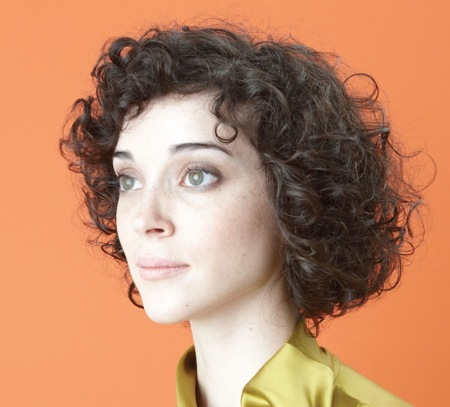
#> input picture images/face3.png, 450 x 407 px, found by its file name
$ python dct.py
#> lines starting #> are read from the running program, lines starting #| are printed output that depends on the picture
import cv2
import numpy as np
import matplotlib.pyplot as plt

# Step 1: Load the image
image_path = "images/face3.png"  # Replace with your image path
image = cv2.imread(image_path, cv2.IMREAD_GRAYSCALE)  # Load as grayscale
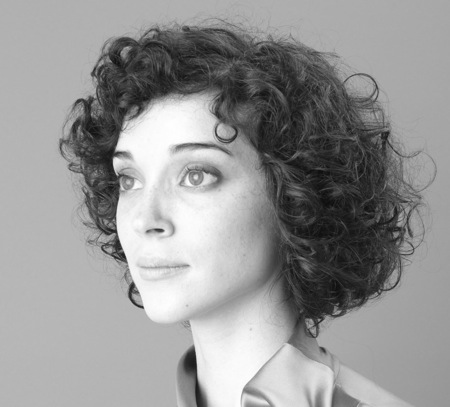
#> image: shape (407, 450); min 12, max 255, mean 148.8

# Step 2: Resize the image to the smallest version
resized_image = cv2.resize(image, (32, 32), interpolation=cv2.INTER_LINEAR)  # Resize to 32x32
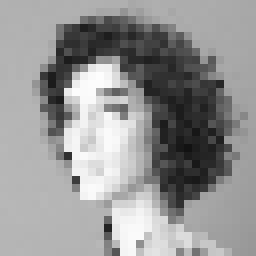
#> resized_image: shape (32, 32) (shown 8 times larger); min 18, max 253, mean 148.6

# Step 3: Normalize pixel values for DCT
normalized_image = np.float32(resized_image) / 255.0  # Scale pixel values to range [0, 1]

# Step 4: Apply DCT (Discrete Cosine Transform)
dct_image = cv2.dct(normalized_image)
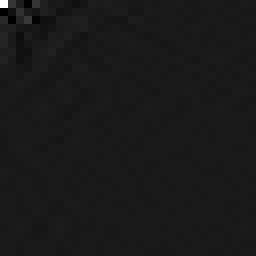
#> dct_image: shape (32, 32) float32 (shown 8 times larger); min -2.06, max 18.65, mean 0.0214; drawn with min black and max white

# Step 5: Visualize the original and DCT-transformed image
plt.figure(figsize=(10, 5))

# Original resized image
plt.subplot(1, 2, 1)
plt.title("Resized Image (Grayscale)")
plt.imshow(resized_image, cmap="gray")
plt.axis("off")

# DCT-transformed image
plt.subplot(1, 2, 2)
plt.title("DCT Coefficients")
plt.imshow(np.log(abs(dct_image) + 1), cmap="gray")  # Log scale for better visualization
plt.axis("off")

plt.tight_layout()
plt.show()
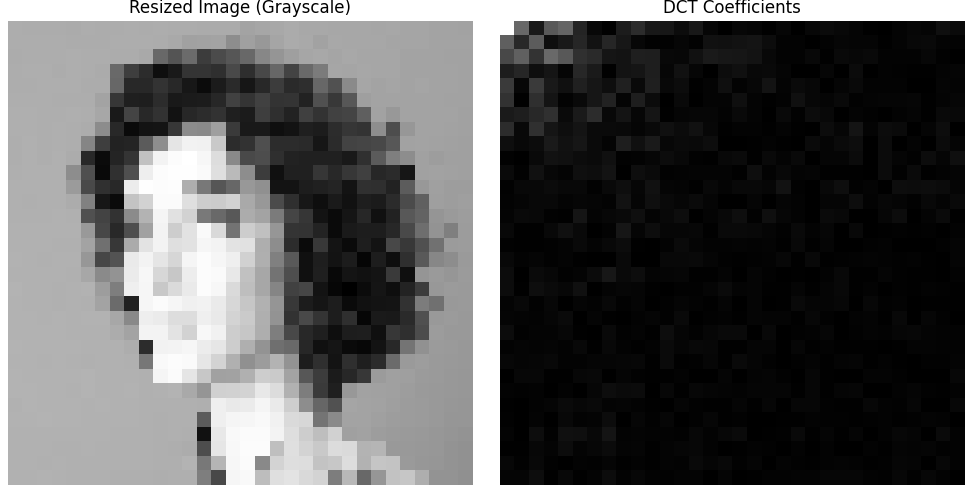
#> figure drawn by matplotlib, 2 panels

$ run again, with images/face2.png copied over images/face3.png
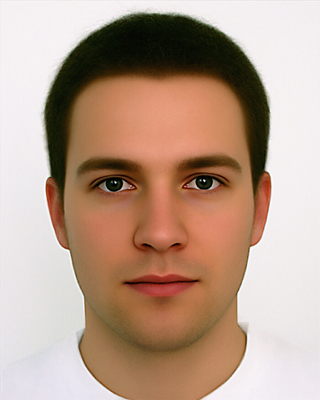
#> input picture images/face2.png, 320 x 400 px, found by its file name
#> `image = cv2.imread(image_path, cv2.IMREAD_GRAYSCALE)`:
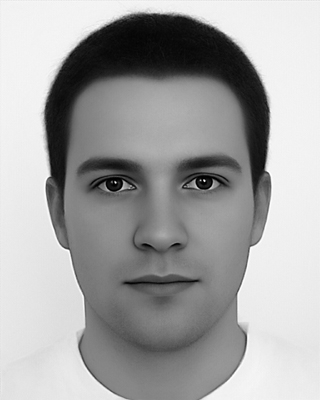
#> image: shape (400, 320); min 0, max 255, mean 164
#> `plt.show()`:
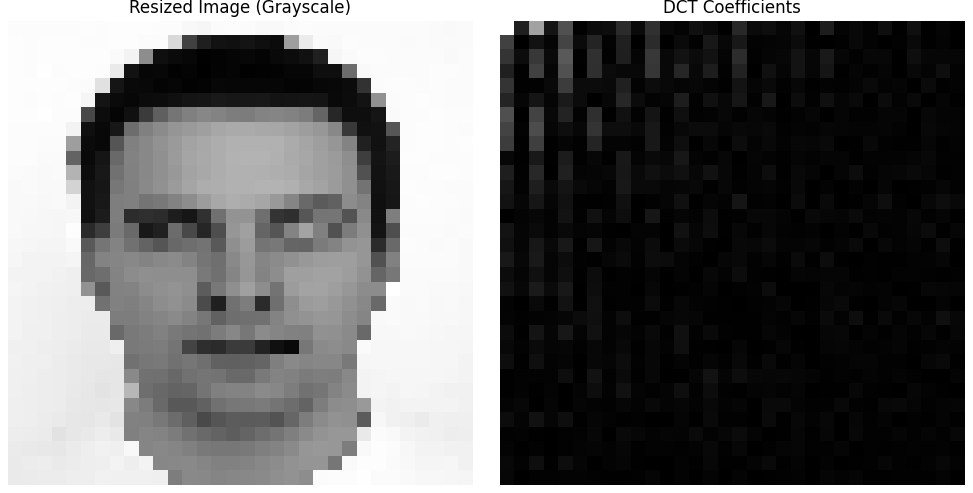
#> figure drawn by matplotlib, 2 panels

$ run again, with images/face4.png copied over images/face3.png
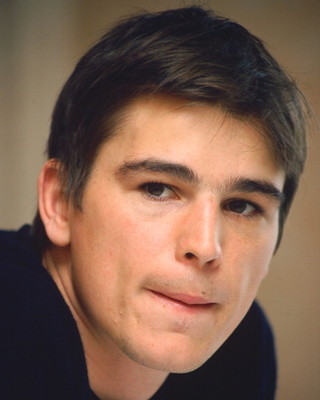
#> input picture images/face4.png, 320 x 400 px, found by its file name
#> `image = cv2.imread(image_path, cv2.IMREAD_GRAYSCALE)`:
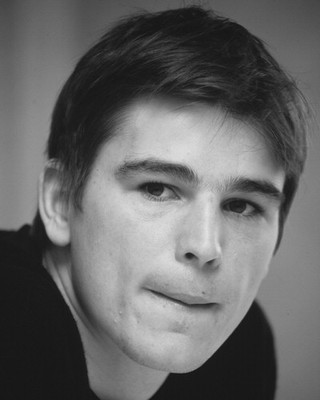
#> image: shape (400, 320); min 14, max 227, mean 102.3
#> `plt.show()`:
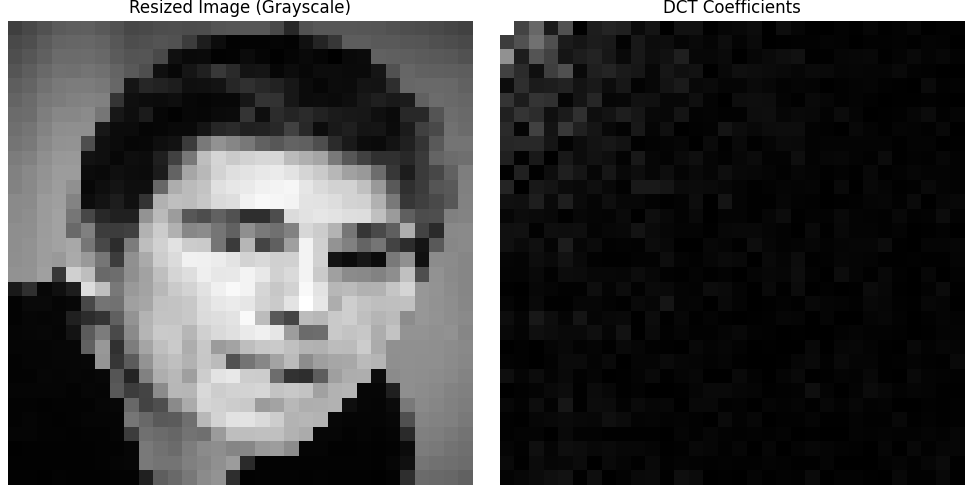
#> figure drawn by matplotlib, 2 panels
